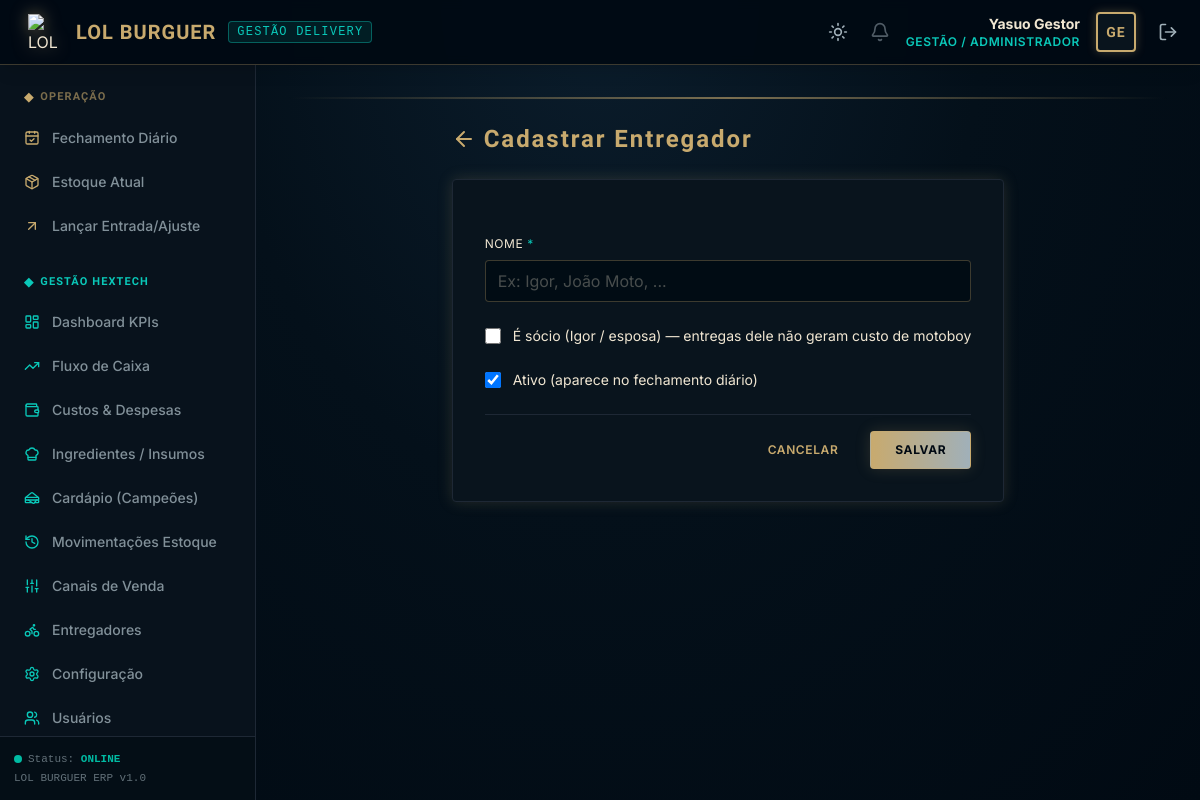
The app's page /vendas/entregadores/novo/ (signed in) with its own data.
### core/models.py (models this page shows, shortened)
class Usuario(AbstractUser):
    ROLE_CHOICES = (
        ('GESTAO', 'Gestão / Administrador'),
        ('OPERADOR', 'Operador de Caixa / Atendente'),
    )
    role = models.CharField(
        max_length=20,
        choices=ROLE_CHOICES,
        default='OPERADOR',
        verbose_name="Cargo / Nível de Acesso"
    )
    class Meta:
        verbose_name = "Usuário"
        verbose_name_plural = "Usuários"
        ordering = ['username']

### core/decorators.py (the view)
    def _wrapped_view_func(request, *args, **kwargs):
        if request.user.is_authenticated and request.user.role == 'GESTAO':
            return view_func(request, *args, **kwargs)
        messages.error(request, "Acesso negado: Apenas a Gestão tem permissão para acessar esta página.")
        return redirect('home')

### templates/vendas/entregador_form.html (shortened to what this page needs)
{% extends "base.html" %}
{% block content %}
<div class="max-w-xl mx-auto">
    <div class="mb-6 flex items-center space-x-2">
        <a href="{% url 'entregador_listar' %}" class="text-hex_gold hover:text-white" title="Voltar"><i data-lucide="arrow-left" class="w-6 h-6"></i></a>
        <h1 class="text-2xl font-bold title-hex text-hex_gold">{{ titulo }}</h1>
    </div>
    <div class="bg-hex_dark_card border border-hex_dark_border p-6 md:p-8 rounded shadow-hex-gold">
        <form method="post" class="space-y-6">
            <div>
                <label for="{{ form.nome.id_for_label }}" class="block text-xs uppercase tracking-wider text-hex_gold_light mb-2">Nome <span class="text-hex_blue">*</span></label>
                {{ form.nome }}
            </div>
            <label class="flex items-center space-x-3 text-sm text-hex_gold_light">
                {{ form.eh_socio }}
                <span>É sócio (Igor / esposa) — entregas dele não geram custo de motoboy</span>
            </label>
            <label class="flex items-center space-x-3 text-sm text-hex_gold_light">
                {{ form.ativo }}
                <span>Ativo (aparece no fechamento diário)</span>
            </label>
            <div class="flex items-center justify-end space-x-4 pt-4 border-t border-hex_dark_border">
                <a href="{% url 'entregador_listar' %}" class="px-4 py-2.5 rounded text-xs font-semibold text-hex_gold hover:text-white uppercase tracking-wider">Cancelar</a>
                <button type="submit" class="bg-gradient-to-r from-hex_gold to-hex_gold_dim hover:from-hex_blue hover:to-hex_blue_dark text-hex_dark_bg hover:text-white font-bold py-2.5 px-6 rounded uppercase tracking-wider text-xs border border-hex_gold/40 shadow-hex-gold">Salvar</button>
            </div>
        </form>
    </div>
</div>
{% endblock %}

### templates/base.html (shortened to what this page needs)
<!DOCTYPE html>
<html lang="pt-br" class="h-full">
<head>
    <script src="https://cdn.tailwindcss.com"></script>
</head>
<body class="h-full flex flex-col" x-data="{ mobileSidebarOpen: false }">
    <header class="bg-hex_dark_bg/95 border-b border-hex_gold/30 px-4 py-3 flex items-center justify-between z-20 shadow-lg backdrop-blur-sm">
        <div class="flex items-center space-x-3">
            <div class="flex items-center space-x-3">
                <img src="/media/produtos/logo.png" alt="LOL BURGUER Logo" class="w-9 h-9 object-contain filter drop-shadow-[0_0_8px_rgba(200,170,110,0.5)]">
                <span class="text-xl font-bold title-hex text-hex_gold tracking-wider">LOL BURGUER</span>
                <span class="hidden md:inline-block text-xs font-mono uppercase tracking-widest text-hex_blue border border-hex_blue/40 bg-hex_blue/10 px-2 py-0.5 rounded">
                    Gestão Delivery
                </span>
            </div>
        </div>
        <div class="flex items-center space-x-4">
            <button type="button" onclick="lbToggleTheme()" title="Alternar tema claro / escuro"
                class="text-hex_gold_dim hover:text-hex_gold p-1.5 rounded hover:bg-hex_active transition-all">
                <i data-lucide="sun" class="w-5 h-5 lb-icon-dark"></i>
            </button>
            {% if user.is_authenticated %}
                <div hx-get="{% url 'notificacoes_badge' %}" hx-trigger="load, every 60s" class="relative group cursor-pointer mr-2">
                    <i data-lucide="bell" class="w-5 h-5 text-hex_gold_dim opacity-50 group-hover:opacity-100 transition-opacity"></i>
                </div>
                <div class="text-right hidden sm:block">
                    <p class="text-sm font-bold text-hex_gold_light">{{ user.get_full_name|default:user.username }}</p>
                    <p class="text-xs text-hex_blue uppercase tracking-wider font-semibold">{{ user.get_role_display }}</p>
                </div>
                <div class="w-10 h-10 border-2 border-hex_gold rounded flex items-center justify-center bg-hex_dark_card shadow-[0_0_10px_rgba(200,170,110,0.3)]">
                    <span class="text-hex_gold font-bold title-hex text-sm">{{ user.username|slice:":2"|upper }}</span>
                </div>
                <a href="{% url 'logout' %}" class="text-hex_gold_dim hover:text-hex_gold p-1.5 rounded hover:bg-hex_dark_card transition-all" title="Sair do Sistema">
                    <i data-lucide="log-out" class="w-5 h-5"></i>
                </a>
            {% else %}
                <span class="text-xs uppercase text-hex_gold_dim font-mono">Sem autenticação</span>
            {% endif %}
        </div>
    </header>
    <div class="flex-1 flex min-h-0 overflow-hidden">
        {% if user.is_authenticated %}
        <aside
            :class="mobileSidebarOpen ? 'translate-x-0' : '-translate-x-full lg:translate-x-0'"
            class="fixed inset-y-0 left-0 pt-16 lg:pt-0 lg:static w-64 bg-hex_dark_card/95 border-r border-hex_dark_border flex flex-col justify-between transition-transform duration-300 ease-in-out z-10 lg:z-0 backdrop-blur-sm"
        >
            <div class="flex-1 overflow-y-auto px-3 py-6 space-y-7">
                <div>
                    <h3 class="text-[11px] uppercase text-hex_gold/60 font-bold tracking-widest mb-3 px-3 title-hex flex items-center space-x-1.5">
                        <span class="text-hex_gold text-xs">◆</span>
                        <span>Operação</span>
                    </h3>
                    <nav class="space-y-1">
                        <a href="{% url 'fechamento_diario' %}" class="flex items-center space-x-3 px-3 py-2.5 rounded text-sm font-medium transition-all hover:bg-hex_dark_bg/80 hover:text-hex_gold_light {% if request.resolver_match.url_name == 'fechamento_diario' %}bg-hex_active text-hex_gold_light border-l-4 border-hex_gold font-bold shadow-[0_0_10px_rgba(200,170,110,0.15)]{% else %}text-hex_gold_dim/80{% endif %}">
                            <i data-lucide="calendar-check" class="w-4 h-4 text-hex_gold"></i>
                            <span>Fechamento Diário</span>
                        </a>
                        <a href="{% url 'estoque_resumo' %}" class="flex items-center space-x-3 px-3 py-2.5 rounded text-sm font-medium transition-all hover:bg-hex_dark_bg/80 hover:text-hex_gold_light {% if request.resolver_match.url_name == 'estoque_resumo' %}bg-hex_active text-hex_gold_light border-l-4 border-hex_gold font-bold shadow-[0_0_10px_rgba(200,170,110,0.15)]{% else %}text-hex_gold_dim/80{% endif %}">
                            <i data-lucide="package" class="w-4 h-4 text-hex_gold"></i>
                            <span>Estoque Atual</span>
                        </a>
                        <a href="{% url 'estoque_ajustar' %}" class="flex items-center space-x-3 px-3 py-2.5 rounded text-sm font-medium transition-all hover:bg-hex_dark_bg/80 hover:text-hex_gold_light {% if request.resolver_match.url_name == 'estoque_ajustar' %}bg-hex_active text-hex_gold_light border-l-4 border-hex_gold font-bold shadow-[0_0_10px_rgba(200,170,110,0.15)]{% else %}text-hex_gold_dim/80{% endif %}">
                            <i data-lucide="arrow-up-right" class="w-4 h-4 text-hex_gold"></i>
                            <span>Lançar Entrada/Ajuste</span>
                        </a>
                    </nav>
                </div>
                {% if user.role == 'GESTAO' %}
                <div>
                    <h3 class="text-[11px] uppercase text-hex_blue font-bold tracking-widest mb-3 px-3 title-hex flex items-center space-x-1.5">
                        <span class="text-hex_blue text-xs">◆</span>
                        <span>Gestão Hextech</span>
                    </h3>
                    <nav class="space-y-1">
                        <a href="{% url 'dashboard' %}" class="flex items-center space-x-3 px-3 py-2.5 rounded text-sm font-medium transition-all hover:bg-hex_dark_bg/80 hover:text-hex_blue {% if request.resolver_match.url_name == 'dashboard' %}bg-hex_active text-hex_blue border-l-4 border-hex_blue font-bold shadow-[0_0_10px_rgba(10,200,185,0.2)]{% else %}text-hex_gold_dim/80{% endif %}">
                            <i data-lucide="layout-dashboard" class="w-4 h-4 text-hex_blue"></i>
                            <span>Dashboard KPIs</span>
                        </a>
                        <a href="{% url 'fluxo_caixa_projetado' %}" class="flex items-center space-x-3 px-3 py-2.5 rounded text-sm font-medium transition-all hover:bg-hex_dark_bg/80 hover:text-hex_blue {% if request.resolver_match.url_name == 'fluxo_caixa_projetado' %}bg-hex_active text-hex_blue border-l-4 border-hex_blue font-bold shadow-[0_0_10px_rgba(10,200,185,0.2)]{% else %}text-hex_gold_dim/80{% endif %}">
                            <i data-lucide="trending-up" class="w-4 h-4 text-hex_blue"></i>
                            <span>Fluxo de Caixa</span>
                        </a>
                        <a href="{% url 'despesa_listar' %}" class="flex items-center space-x-3 px-3 py-2.5 rounded text-sm font-medium transition-all hover:bg-hex_dark_bg/80 hover:text-hex_blue {% if request.resolver_match.url_name == 'despesa_listar' or 'despesa_criar' in request.resolver_match.url_name or 'despesa_editar' in request.resolver_match.url_name %}bg-hex_active text-hex_blue border-l-4 border-hex_blue font-bold shadow-[0_0_10px_rgba(10,200,185,0.2)]{% else %}text-hex_gold_dim/80{% endif %}">
                            <i data-lucide="wallet" class="w-4 h-4 text-hex_blue"></i>
                            <span>Custos & Despesas</span>
                        </a>
                        <a href="{% url 'ingrediente_listar' %}" class="flex items-center space-x-3 px-3 py-2.5 rounded text-sm font-medium transition-all hover:bg-hex_dark_bg/80 hover:text-hex_blue {% if request.resolver_match.url_name == 'ingrediente_listar' %}bg-hex_active text-hex_blue border-l-4 border-hex_blue font-bold shadow-[0_0_10px_rgba(10,200,185,0.2)]{% else %}text-hex_gold_dim/80{% endif %}">
                            <i data-lucide="chef-hat" class="w-4 h-4 text-hex_blue"></i>
                            <span>Ingredientes / Insumos</span>
                        </a>
                        <a href="{% url 'produto_listar' %}" class="flex items-center space-x-3 px-3 py-2.5 rounded text-sm font-medium transition-all hover:bg-hex_dark_bg/80 hover:text-hex_blue {% if request.resolver_match.url_name == 'produto_listar' %}bg-hex_active text-hex_blue border-l-4 border-hex_blue font-bold shadow-[0_0_10px_rgba(10,200,185,0.2)]{% else %}text-hex_gold_dim/80{% endif %}">
                            <i data-lucide="sandwich" class="w-4 h-4 text-hex_blue"></i>
                            <span>Cardápio (Campeões)</span>
                        </a>
                        <a href="{% url 'estoque_historico' %}" class="flex items-center space-x-3 px-3 py-2.5 rounded text-sm font-medium transition-all hover:bg-hex_dark_bg/80 hover:text-hex_blue {% if request.resolver_match.url_name == 'estoque_historico' %}bg-hex_active text-hex_blue border-l-4 border-hex_blue font-bold shadow-[0_0_10px_rgba(10,200,185,0.2)]{% else %}text-hex_gold_dim/80{% endif %}">
                            <i data-lucide="history" class="w-4 h-4 text-hex_blue"></i>
                            <span>Movimentações Estoque</span>
                        </a>
                        <a href="{% url 'canal_listar' %}" class="flex items-center space-x-3 px-3 py-2.5 rounded text-sm font-medium transition-all hover:bg-hex_dark_bg/80 hover:text-hex_blue {% if request.resolver_match.url_name == 'canal_listar' %}bg-hex_active text-hex_blue border-l-4 border-hex_blue font-bold shadow-[0_0_10px_rgba(10,200,185,0.2)]{% else %}text-hex_gold_dim/80{% endif %}">
                            <i data-lucide="sliders" class="w-4 h-4 text-hex_blue"></i>
                            <span>Canais de Venda</span>
                        </a>
                        <a href="{% url 'entregador_listar' %}" class="flex items-center space-x-3 px-3 py-2.5 rounded text-sm font-medium transition-all hover:bg-hex_dark_bg/80 hover:text-hex_blue {% if request.resolver_match.url_name == 'entregador_listar' %}bg-hex_active text-hex_blue border-l-4 border-hex_blue font-bold shadow-[0_0_10px_rgba(10,200,185,0.2)]{% else %}text-hex_gold_dim/80{% endif %}">
                            <i data-lucide="bike" class="w-4 h-4 text-hex_blue"></i>
                            <span>Entregadores</span>
                        </a>
                        <a href="{% url 'configuracao_financeira' %}" class="flex items-center space-x-3 px-3 py-2.5 rounded text-sm font-medium transition-all hover:bg-hex_dark_bg/80 hover:text-hex_blue {% if request.resolver_match.url_name == 'configuracao_financeira' %}bg-hex_active text-hex_blue border-l-4 border-hex_blue font-bold shadow-[0_0_10px_rgba(10,200,185,0.2)]{% else %}text-hex_gold_dim/80{% endif %}">
                            <i data-lucide="settings" class="w-4 h-4 text-hex_blue"></i>
                            <span>Configuração</span>
                        </a>
                        <a href="{% url 'usuario_listar' %}" class="flex items-center space-x-3 px-3 py-2.5 rounded text-sm font-medium transition-all hover:bg-hex_dark_bg/80 hover:text-hex_blue {% if 'usuario' in request.resolver_match.url_name %}bg-hex_active text-hex_blue border-l-4 border-hex_blue font-bold shadow-[0_0_10px_rgba(10,200,185,0.2)]{% else %}text-hex_gold_dim/80{% endif %}">
                            <i data-lucide="users" class="w-4 h-4 text-hex_blue"></i>
                            <span>Usuários</span>
                        </a>
                    </nav>
                </div>
                {% endif %}
            </div>
            <div class="p-3.5 border-t border-hex_dark_border bg-hex_dark_bg/50 text-[11px] font-mono text-hex_gold_dim/60">
                <p class="flex items-center space-x-1.5">
                    <span class="w-2 h-2 rounded-full bg-hex_success animate-pulse inline-block"></span>
                    <span>Status: <strong class="text-hex_success font-semibold">ONLINE</strong></span>
                </p>
                <p class="mt-0.5">LOL BURGUER ERP v1.0</p>
            </div>
        </aside>
        {% endif %}
        <main class="flex-1 flex flex-col overflow-y-auto min-h-0 p-4 md:p-6 lg:p-8 relative">
            <div class="h-0.5 bg-gradient-to-r from-transparent via-hex_gold to-transparent mb-6 opacity-60"></div>
            {% block content %}
            {% endblock %}
        </main>
    </div>
</body>
</html>

### records on screen
Usuario: get_full_name "Yasuo Gestor", role "GESTÃO / ADMINISTRADOR", username "GE"

### other values on screen
{{ titulo }} "Cadastrar Entregador"
